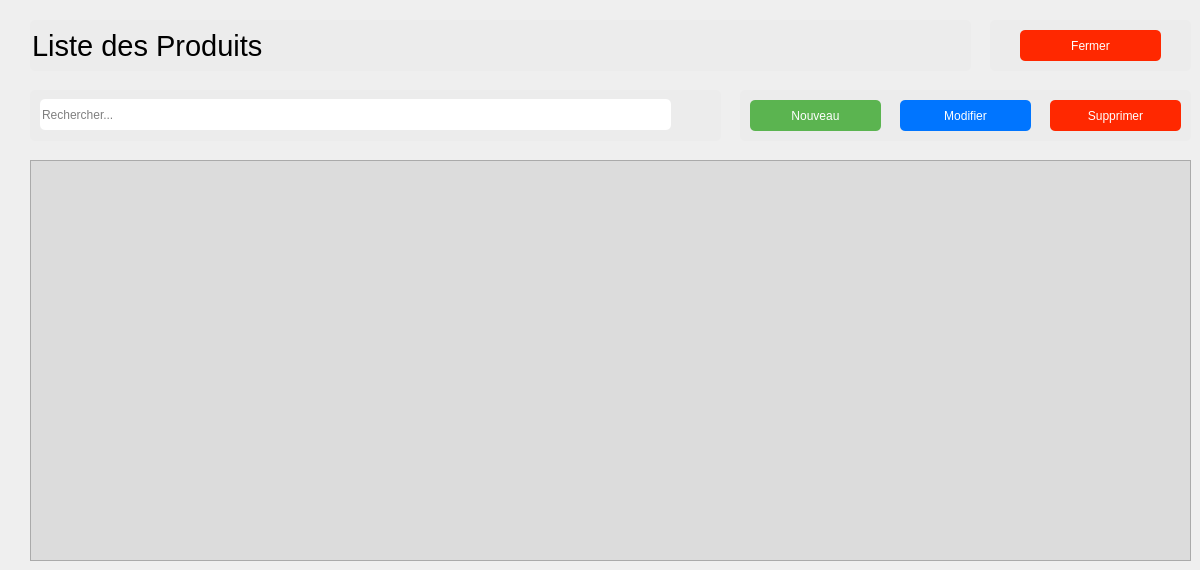
    <widget class="QWidget" name="tab">
     <attribute name="title">
      <string>Liste</string>
     </attribute>
     <widget class="QLineEdit" name="lineEdit_3">
      <property name="geometry">
       <rect>
        <x>30</x>
        <y>90</y>
        <width>691</width>
        <height>51</height>
       </rect>
      </property>
      <property name="styleSheet">
       <string notr="true">font: 22pt &quot;Cascadia Code&quot;;
border-radius: 5px;
background-color:#ececec;</string>
      </property>
      <property name="readOnly">
       <bool>true</bool>
      </property>
     </widget>
     <widget class="QLineEdit" name="lineEdit_4">
      <property name="geometry">
       <rect>
        <x>740</x>
        <y>90</y>
        <width>451</width>
        <height>51</height>
       </rect>
      </property>
      <property name="styleSheet">
       <string notr="true">font: 22pt &quot;Cascadia Code&quot;;
border-radius: 5px;
background-color:#ececec;</string>
      </property>
      <property name="readOnly">
       <bool>true</bool>
      </property>
     </widget>
     <widget class="QLineEdit" name="lineEdit">
      <property name="geometry">
       <rect>
        <x>30</x>
        <y>20</y>
        <width>941</width>
        <height>51</height>
       </rect>
      </property>
      <property name="font">
       <font>
        <family>Nirmala UI</family>
        <pointsize>22</pointsize>
        <weight>9</weight>
        <italic>false</italic>
        <bold>false</bold>
       </font>
      </property>
      <property name="styleSheet">
       <string notr="true">font: 75 22pt &quot;Nirmala UI&quot;;
border-radius: 5px;
background-color:#ececec;</string>
      </property>
      <property name="text">
       <string>Liste des Produits</string>
      </property>
      <property name="readOnly">
       <bool>true</bool>
      </property>
     </widget>
     <widget class="QPushButton" name="nouveauButton">
      <property name="geometry">
       <rect>
        <x>750</x>
        <y>100</y>
        <width>131</width>
        <height>31</height>
       </rect>
      </property>
      <property name="styleSheet">
       <string notr="true">
color: rgb(255, 255, 255);
border-radius: 5px;
background-color: #5bb450;
font: 75 12pt &quot;Nirmala UI&quot;;</string>
      </property>
      <property name="text">
       <string>Nouveau</string>
      </property>
     </widget>
     <widget class="QLineEdit" name="lineEdit_2">
      <property name="geometry">
       <rect>
        <x>990</x>
        <y>20</y>
        <width>201</width>
        <height>51</height>
       </rect>
      </property>
      <property name="styleSheet">
       <string notr="true">font: 22pt &quot;Cascadia Code&quot;;
border-radius: 5px;
background-color:#ececec;</string>
      </property>
      <property name="readOnly">
       <bool>true</bool>
      </property>
     </widget>
     <widget class="QPushButton" name="supprimerButton">
      <property name="geometry">
       <rect>
        <x>1050</x>
        <y>100</y>
        <width>131</width>
        <height>31</height>
       </rect>
      </property>
      <property name="styleSheet">
       <string notr="true">font: 75 12pt &quot;Nirmala UI&quot;;
color: rgb(255, 255, 255);
border-radius: 5px;
background-color: #ff2800</string>
      </property>
      <property name="text">
       <string>Supprimer</string>
      </property>
     </widget>
     <widget class="QPushButton" name="pushButton_5">
      <property name="geometry">
       <rect>
        <x>1020</x>
        <y>30</y>
        <width>141</width>
        <height>31</height>
       </rect>
      </property>
      <property name="styleSheet">
       <string notr="true">font: 75 12pt &quot;Nirmala UI&quot;;
color: rgb(255, 255, 255);
border-radius: 5px;
background-color: #ff2800</string>
      </property>
      <property name="text">
       <string>Fermer</string>
      </property>
     </widget>
     <widget class="QPushButton" name="modifierButton">
      <property name="geometry">
       <rect>
        <x>900</x>
        <y>100</y>
        <width>131</width>
        <height>31</height>
       </rect>
      </property>
      <property name="styleSheet">
       <string notr="true">font: 75 12pt &quot;Nirmala UI&quot;;
color: rgb(255, 255, 255);
border-radius: 5px;
background-color: #0075ff</string>
      </property>
      <property name="text">
       <string>Modifier</string>
      </property>
     </widget>
     <widget class="QLineEdit" name="lineEdit_6">
      <property name="geometry">
       <rect>
        <x>40</x>
        <y>99</y>
        <width>631</width>
        <height>31</height>
       </rect>
      </property>
      <property name="styleSheet">
       <string notr="true">background-color: rgb(255, 255, 255);
font: 11pt &quot;Cascadia Code&quot;;
border-radius: 5px;</string>
      </property>
      <property name="placeholderText">
       <string>Rechercher...</string>
      </property>
     </widget>
     <widget class="QTableView" name="productTableView">
      <property name="geometry">
       <rect>
        <x>30</x>
        <y>160</y>
        <width>1161</width>
        <height>401</height>
       </rect>
      </property>
      <property name="styleSheet">
       <string notr="true">background-color: rgb(220, 220, 220);</string>
      </property>
     </widget>
    </widget>
